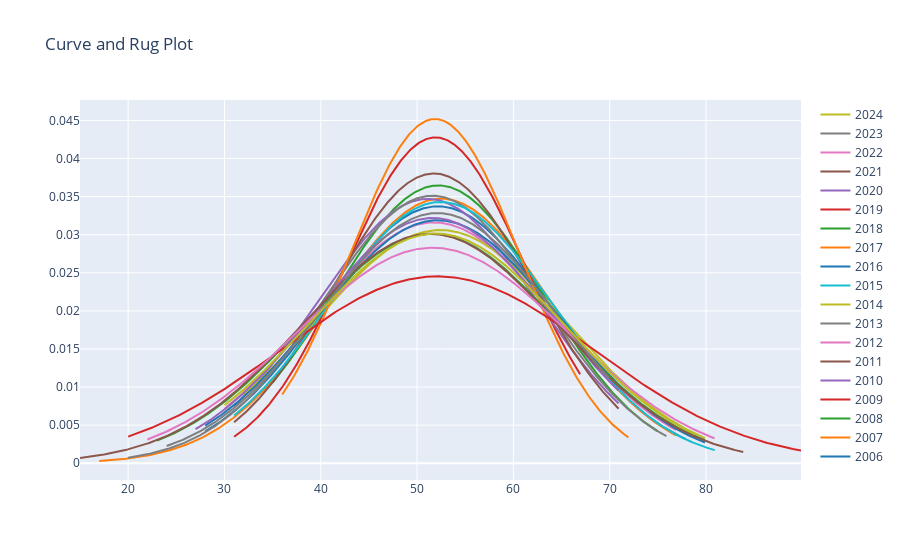

This figure's notebook cell:
### Code cell
# Create distplot with curve_type set to 'normal'
group_labels = []
hist_data = []

for ano in df_rodada38.dropna().ano_campeonato.unique():
  group_labels.append(str(ano))
  df_ano = df_rodada38.loc[df_rodada38.ano_campeonato == ano]['pontos_acum'].tolist()
  hist_data.append(df_ano)
fig = ff.create_distplot(hist_data, group_labels, curve_type = 'normal', show_hist=False, show_rug = False)

# Add title
fig.update_layout(title_text='Curve and Rug Plot')
fig.show()

### Figure 1 — Plotly figure (JSON) as saved in the notebook; plotly's stock layout.template omitted (floating-point values rounded to 4 significant figures; data arrays with more than 128 entries replaced by an {"elided": "..."} marker saying what was removed)
{"data": [{"legendgroup": "2006", "marker": {"color": "rgb(31, 119, 180)"}, "mode": "lines", "name": "2006", "showlegend": true, "type": "scatter", "x": {"elided": "500 float values"}, "xaxis": "x", "y": {"elided": "500 float values"}, "yaxis": "y"}, {"legendgroup": "2007", "marker": {"color": "rgb(255, 127, 14)"}, "mode": "lines", "name": "2007", "showlegend": true, "type": "scatter", "x": {"elided": "500 float values"}, "xaxis": "x", "y": {"elided": "500 float values"}, "yaxis": "y"}, {"legendgroup": "2008", "marker": {"color": "rgb(44, 160, 44)"}, "mode": "lines", "name": "2008", "showlegend": true, "type": "scatter", "x": {"elided": "500 float values"}, "xaxis": "x", "y": {"elided": "500 float values"}, "yaxis": "y"}, {"legendgroup": "2009", "marker": {"color": "rgb(214, 39, 40)"}, "mode": "lines", "name": "2009", "showlegend": true, "type": "scatter", "x": {"elided": "500 float values"}, "xaxis": "x", "y": {"elided": "500 float values"}, "yaxis": "y"}, {"legendgroup": "2010", "marker": {"color": "rgb(148, 103, 189)"}, "mode": "lines", "name": "2010", "showlegend": true, "type": "scatter", "x": {"elided": "500 float values"}, "xaxis": "x", "y": {"elided": "500 float values"}, "yaxis": "y"}, {"legendgroup": "2011", "marker": {"color": "rgb(140, 86, 75)"}, "mode": "lines", "name": "2011", "showlegend": true, "type": "scatter", "x": {"elided": "500 float values"}, "xaxis": "x", "y": {"elided": "500 float values"}, "yaxis": "y"}, {"legendgroup": "2012", "marker": {"color": "rgb(227, 119, 194)"}, "mode": "lines", "name": "2012", "showlegend": true, "type": "scatter", "x": {"elided": "500 float values"}, "xaxis": "x", "y": {"elided": "500 float values"}, "yaxis": "y"}, {"legendgroup": "2013", "marker": {"color": "rgb(127, 127, 127)"}, "mode": "lines", "name": "2013", "showlegend": true, "type": "scatter", "x": {"elided": "500 float values"}, "xaxis": "x", "y": {"elided": "500 float values"}, "yaxis": "y"}, {"legendgroup": "2014", "marker": {"color": "rgb(188, 189, 34)"}, "mode": "lines", "name": "2014", "showlegend": true, "type": "scatter", "x": {"elided": "500 float values"}, "xaxis": "x", "y": {"elided": "500 float values"}, "yaxis": "y"}, {"legendgroup": "2015", "marker": {"color": "rgb(23, 190, 207)"}, "mode": "lines", "name": "2015", "showlegend": true, "type": "scatter", "x": {"elided": "500 float values"}, "xaxis": "x", "y": {"elided": "500 float values"}, "yaxis": "y"}, {"legendgroup": "2016", "marker": {"color": "rgb(31, 119, 180)"}, "mode": "lines", "name": "2016", "showlegend": true, "type": "scatter", "x": {"elided": "500 float values"}, "xaxis": "x", "y": {"elided": "500 float values"}, "yaxis": "y"}, {"legendgroup": "2017", "marker": {"color": "rgb(255, 127, 14)"}, "mode": "lines", "name": "2017", "showlegend": true, "type": "scatter", "x": {"elided": "500 float values"}, "xaxis": "x", "y": {"elided": "500 float values"}, "yaxis": "y"}, {"legendgroup": "2018", "marker": {"color": "rgb(44, 160, 44)"}, "mode": "lines", "name": "2018", "showlegend": true, "type": "scatter", "x": {"elided": "500 float values"}, "xaxis": "x", "y": {"elided": "500 float values"}, "yaxis": "y"}, {"legendgroup": "2019", "marker": {"color": "rgb(214, 39, 40)"}, "mode": "lines", "name": "2019", "showlegend": true, "type": "scatter", "x": {"elided": "500 float values"}, "xaxis": "x", "y": {"elided": "500 float values"}, "yaxis": "y"}, {"legendgroup": "2020", "marker": {"color": "rgb(148, 103, 189)"}, "mode": "lines", "name": "2020", "showlegend": true, "type": "scatter", "x": {"elided": "500 float values"}, "xaxis": "x", "y": {"elided": "500 float values"}, "yaxis": "y"}, {"legendgroup": "2021", "marker": {"color": "rgb(140, 86, 75)"}, "mode": "lines", "name": "2021", "showlegend": true, "type": "scatter", "x": {"elided": "500 float values"}, "xaxis": "x", "y": {"elided": "500 float values"}, "yaxis": "y"}, {"legendgroup": "2022", "marker": {"color": "rgb(227, 119, 194)"}, "mode": "lines", "name": "2022", "showlegend": true, "type": "scatter", "x": {"elided": "500 float values"}, "xaxis": "x", "y": {"elided": "500 float values"}, "yaxis": "y"}, {"legendgroup": "2023", "marker": {"color": "rgb(127, 127, 127)"}, "mode": "lines", "name": "2023", "showlegend": true, "type": "scatter", "x": {"elided": "500 float values"}, "xaxis": "x", "y": {"elided": "500 float values"}, "yaxis": "y"}, {"legendgroup": "2024", "marker": {"color": "rgb(188, 189, 34)"}, "mode": "lines", "name": "2024", "showlegend": true, "type": "scatter", "x": {"elided": "500 float values"}, "xaxis": "x", "y": {"elided": "500 float values"}, "yaxis": "y"}], "layout": {"barmode": "overlay", "hovermode": "closest", "legend": {"traceorder": "reversed"}, "title": {"text": "Curve and Rug Plot"}, "xaxis": {"anchor": "y2", "domain": [0, 1], "zeroline": false}, "yaxis": {"anchor": "free", "domain": [0, 1], "position": 0}}}
